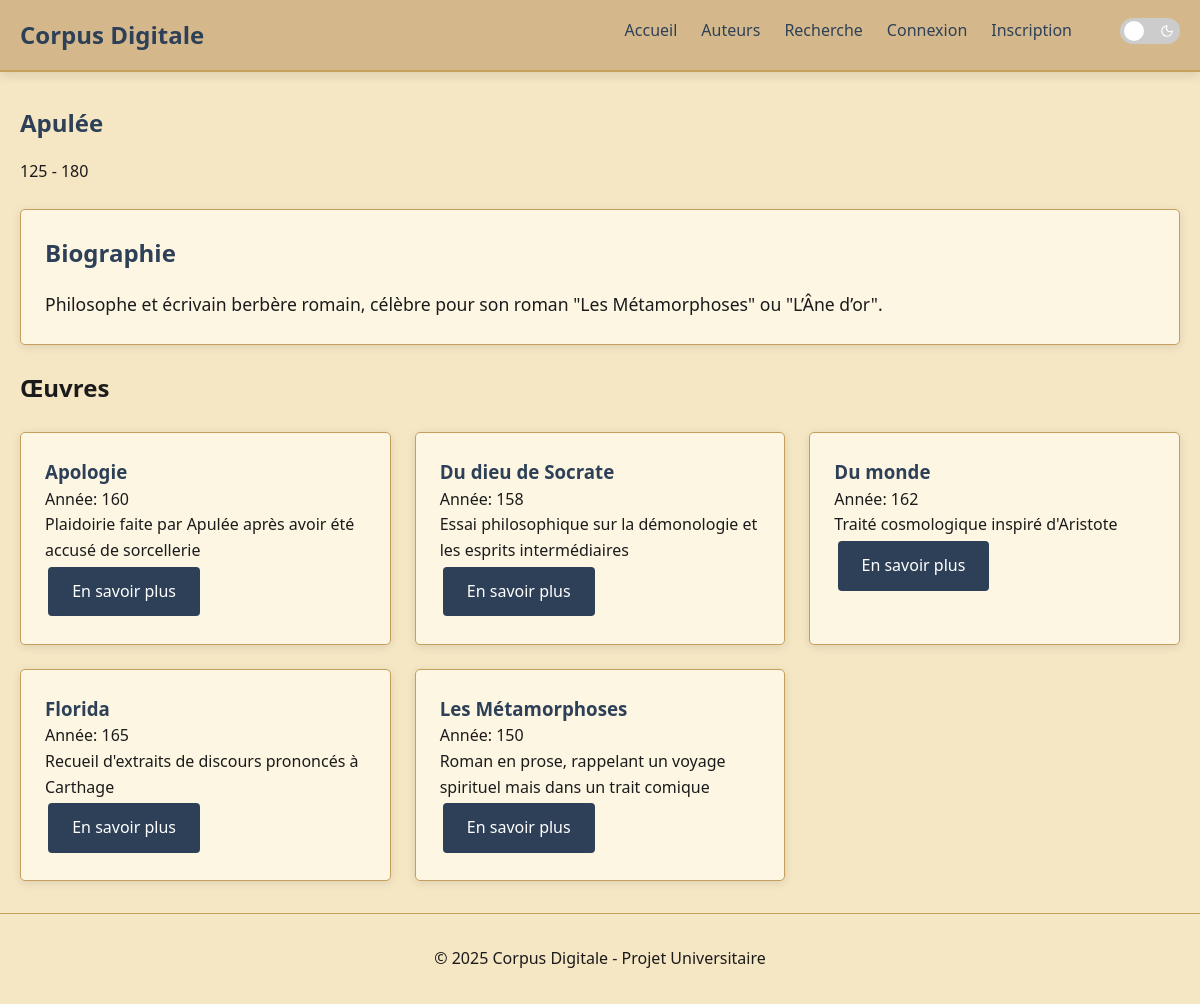
/authors/apulee, run on the app's committed database.
### tables this page shows
CREATE TABLE authors (
    author_id INTEGER PRIMARY KEY AUTO_INCREMENT,
    name VARCHAR(100) NOT NULL,
    url_name VARCHAR(100) NOT NULL UNIQUE,
    image LONGBLOB DEFAULT NULL,
    birth_year INTEGER,
    death_year INTEGER,
    biography TEXT
);

CREATE TABLE books (
    book_id INTEGER PRIMARY KEY AUTO_INCREMENT,
    author_id INTEGER NOT NULL,
    title VARCHAR(255) NOT NULL,
    url_title VARCHAR(255) NOT NULL,
    publication_year INTEGER,
    description TEXT,
    FOREIGN KEY (author_id) REFERENCES authors(author_id)
);

### includes/utils.php (called while the page is built, shortened)
<?php
function getAuthorUrl(string $urlName): string {
    return '/authors/' . $urlName;
}
function getBookUrl(string $authorUrlName, string $bookUrlTitle): string  {
    return getAuthorUrl($authorUrlName) . '/books/' . $bookUrlTitle;
}
function h($text): string {
    return htmlspecialchars($text, ENT_QUOTES, 'UTF-8');
}

### content/author.php (the view, shortened to what this page needs)
<?php
include 'includes/header.php';
$books = [];
$db = getDbConnection();
$query = "SELECT * FROM authors WHERE authors.url_name = :author_name";
$stmt = $db->prepare($query);
$stmt->bindParam(":author_name", $author);
$stmt->execute();
$author_info = $stmt->fetch(PDO::FETCH_ASSOC);
if ($author_info) {
    $author_id = $author_info['author_id'];
    $query = "SELECT * FROM books WHERE author_id = :author_id ORDER BY title";
    $stmt = $db->prepare($query);
    $stmt->bindParam(":author_id", $author_id);
    $stmt->execute();
    while ($row = $stmt->fetch(PDO::FETCH_ASSOC)) {
        $books[] = $row;
    }
} else {
    header("Location: /authors");
    $stmt = null;
    $db = null;
    exit();
}
?>
<div class="container">
    <?php if ($author_info): ?>
        <div class="author-header">
            <div class="author-info">
                <h2 class="card-title"><?php echo h($author_info['name']); ?></h2>
                <p class="author-years">
                    <?php echo ($author_info['birth_year'] ?: '?'); ?> -
                    <?php echo ($author_info['death_year'] ?: '?'); ?>
                </p>
            </div>
        </div>
        <div class="card">
            <h2 class="card-title">Biographie</h2>
            <div class="text-content">
                <?php echo nl2br(h($author_info['biography'])); ?>
            </div>
        </div>
        <h2>Œuvres</h2>
        <?php if (count($books) > 0): ?>
            <div class="book-list">
                <?php foreach ($books as $book): ?>
                    <div class="book-card">
                        <h3><a href="<?=getBookUrl($author, $book['url_title'] ?? $book['book_id']);?>"><?php echo h($book['title']); ?></a></h3>
                        <p>Année: <?php echo ($book['publication_year'] ?: 'Inconnue'); ?></p>
                        <p><?php echo (strlen($book['description']) > 100 ? substr(h($book['description']), 0, 100) . '...' : h($book['description'])); ?></p>
                        <a href="<?=getBookUrl($author, $book['url_title'] ?? $book['book_id']);?>" class="btn">En savoir plus</a>
                    </div>
                <?php endforeach; ?>
            </div>
        <?php else: ?>
            <p>Aucun livre trouvé.</p>
        <?php endif; ?>
    <?php else: ?>
        <p>Auteur non trouvé.</p>
    <?php endif; ?>
</div>
<?php
include 'includes/footer.php';
?>

### router.php (shortened to what this page needs)
<?php
$requestUri = $_SERVER['REQUEST_URI'];
class Router {
    private $routes = [];
    public function addRoute(string $method, string $path, $handler): Router {
        $this->routes[] = [
            'method' => $method,
            'path' => $path,
            'handler' => $handler
        ];
        return $this;
    }
    public function setNotFoundHandler(callable $handler): Router {
        return $this;
    }
    public function handleRequest(string $requestMethod, string $requestPath): bool {
        try {
            $requestPath = parse_url($requestPath, PHP_URL_PATH);
            $requestPath = trim($requestPath, '/');
            foreach ($this->routes as $route) {
                $pattern = $this->convertRouteToPattern($route['path']);
                if (preg_match($pattern, $requestPath, $matches)) {
                    array_shift($matches);
                    return $this->executeHandler($route['handler'], $matches);
                }
            }
            return false;
        } catch (Throwable $e) {
            header("HTTP/1.0 500 Internal Server Error");
            ob_clean();
            if (isset($_SERVER['HTTP_ACCEPT']) && strpos($_SERVER['HTTP_ACCEPT'], 'application/json') !== false) {
                header('Content-Type: application/json');
                echo json_encode(['error' => 'Internal Server Error', 'message' => $e->getMessage()]);
            } else {
                ob_clean();
                include "errors/500.php";
            }
            return false;
        }
    }
    private function convertRouteToPattern(string $route): string {
        $route = preg_replace('~\{([^/]+)}~', '([^/]+)', $route);
        return '~^' . $route . '$~';
    }
    private function executeHandler($handler, array $params = []): bool {
        if (is_callable($handler)) {
            return $handler(...$params) !== false;
        } elseif (is_string($handler) && file_exists($handler)) {
            extract($params, EXTR_SKIP);
            include $handler;
            return true;
        } elseif (is_array($handler) && count($handler) === 2) {
            $file = $handler[0];
            $variables = $handler[1];
            foreach ($variables as $key => $value) {
                if (is_string($value) && substr($value,0, 1) === '$') {
                    $index = (int)substr($value, 1) - 1;
                    if (isset($params[$index])) {
                        $variables[$key] = $params[$index];
                    }
                }
            }
            extract($variables, EXTR_SKIP);
            require $file;
            return true;
        }
        return false;
    }
}
$router = new Router();
$router->addRoute('GET', '', 'index.php')
    ->addRoute('GET', 'index', 'index.php')
    ->addRoute('GET', 'index.php', 'index.php')
    ->addRoute('GET', 'search', 'research/search.php')
    ->addRoute('GET', 'authors', 'research/authors.php')
    ->addRoute('GET', 'authors/{author}', ['content/author.php', ['author' => '$1']])
    ->addRoute('GET', 'authors/{author}/books/{book}', ['content/book.php', ['author' => '$1', 'book' => '$2']])
    ->addRoute('GET', 'authors/{author}/books/{book}/chapters/{chapter}', ['content/chapter.php', ['author' => '$1', 'book' => '$2', 'chapter' => '$3']])
    ->addRoute('GET', 'suggestions/suggest', 'content/suggestions/suggest.php')
    ->addRoute('GET', 'suggestions/my/suggestions', 'content/suggestions/my-suggestions.php')
    ->addRoute('GET', 'suggestions/{suggestionId}/view', ['content/suggestions/view.php', ['suggestionId' => '$1']])
    ->addRoute('GET', 'suggestions/{suggestionId}/edit', ['content/suggestions/edit.php', ['suggestionId' => '$1']]);
$router->addRoute('GET', 'auth/login', 'account_related/login.php')
    ->addRoute('POST', 'auth/login', 'account_related/login.php')
    ->addRoute('GET', 'auth/register', 'account_related/register.php')
    ->addRoute('POST', 'auth/register', 'account_related/register.php')
    ->addRoute('GET', 'auth/logout', 'account_related/logout.php')
    ->addRoute('GET', 'account', 'account_related/account.php')
    ->addRoute('POST', 'account', 'account_related/account.php');
$router->addRoute('GET', 'api/authors', function() {
    header('Content-Type: application/json');
    include 'api/authors.php';
})
    ->addRoute('GET', 'api/books', function() {
        header('Content-Type: application/json');
        include 'api/books.php';
    })
    ->addRoute('GET', 'api/search', function() {
        header('Content-Type: application/json');
        include 'api/search.php';
    })
    ->addRoute('POST', 'api/suggest', function() {
        header('Content-Type: application/json');
        include 'api/suggestions/suggest.php';
    })
    ->addRoute('POST', 'api/suggestions/edit', function() {
        header('Content-Type: application/json');
        include 'api/suggestions/edit.php';
    })
    ->addRoute('GET', 'api/suggestion-details', function() {
        header('Content-Type: application/json');
        include 'api/suggestion-details.php';
    })
    ->addRoute('GET', 'api/author-image', function() {
        header('Content-Type: application/json');
        include 'api/author-image.php';
    })
    ->addRoute('POST', 'api/suggestions/approve', function() {
        header('Content-Type: application/json');
        include 'api/suggestions/approve.php';
    })
    ->addRoute('POST', 'api/suggestions/reject', function() {
        header('Content-Type: application/json');
        include 'api/suggestions/reject.php';
    })
    ->addRoute('POST', 'api/suggestions/update-notes', function() {
        header('Content-Type: application/json');
        include 'api/suggestions/updateNotes.php';
    });
$router->addRoute('GET', 'admin/dashboard', 'admin/dashboard.php')
    ->addRoute('GET', 'admin/users', 'admin/users.php')
    ->addRoute('GET', 'admin/suggestions', 'admin/suggestions.php');
$router->setNotFoundHandler(function() {
    header("HTTP/1.0 404 Not Found");
    include 'errors/404.php';
});
$router->handleRequest($_SERVER['REQUEST_METHOD'], $requestUri);

### includes/header.php (shortened to what this page needs)
<?php
require_once 'includes/utils.php';
$loggedIn = isset($_SESSION['user']);
$isAdmin = $loggedIn && isset($_SESSION['user']) && $_SESSION['user']['is_admin'];
?>
<!DOCTYPE html>
<html lang="fr">
<head>
    <link rel="stylesheet" href="/assets/css/style.css">
</head>
<body>
    <header>
        <div class="container">
            <div class="logo">
                <h1><a onclick='window.location.href="/"'>Corpus Digitale</a></h1>
            </div>
            <nav id="mainNav">
                <ul>
                    <li><a onclick='window.location.href="/index"'>Accueil</a></li>
                    <li><a onclick='window.location.href="/authors"'>Auteurs</a></li>
                    <li><a onclick='window.location.href="/search"'>Recherche</a></li>
                    <?php if ($loggedIn): ?>
                        <li><a onclick='window.location.href="/suggestions/my/suggestions"'>Suggestions</a></li>
                        <?php if ($isAdmin): ?>
                            <li><a onclick='window.location.href="/admin/dashboard"'>Admin</a></li>
                        <?php endif; ?>
                        <li><a onclick='window.location.href="/account"'><?php echo h($_SESSION['user']["username"]); ?></a></li>
                        <li><a onclick='window.location.href="/auth/logout"'>Déconnexion</a></li>
                    <?php else: ?>
                        <li><a onclick='window.location.href="/auth/login"'>Connexion</a></li>
                        <li><a onclick='window.location.href="/auth/register"'>Inscription</a></li>
                    <?php endif; ?>
                    <li class="dark-mode-container">
                        <label class="dark-mode-toggle">
                            <span class="slider">
                                <i data-lucide="sun" class="icon-light"></i>
                                <i data-lucide="moon" class="icon-dark"></i>
                            </span>
                        </label>
                    </li>
                </ul>
            </nav>
        </div>
    </header>
    <main>

### includes/footer.php (shortened to what this page needs)
</main>
    <footer>
        <div class="container">
            <p>&copy; <?php echo date("Y"); ?> Corpus Digitale - Projet Universitaire</p>
        </div>
    </footer>
</body>
</html>

### assets/css/style.css (style rules this page uses)
:root { --primary-color: #2E4057; --secondary-color: #C4A05C; --text-color: #1B1B1B; --light-color: #F5E6C4; --accent-color: #9B2C2C; --danger-color: #B22222; --success-color: #4A7C59; --card-bg: #FDF6E3; --border-color: #C4A05C; --shadow-color: #0000001a; --header-bg: #D4B88B; }
* { margin: 0; padding: 0; box-sizing: border-box; }
body { font-family: 'Segoe UI', Tahoma, Geneva, Verdana, sans-serif; line-height: 1.6; color: var(--text-color); background-color: var(--light-color); }
a { color: var(--primary-color); text-decoration: none; cursor: pointer; }
.container { max-width: 1200px; margin: 0 auto; padding: 0 20px; }
header { background-color: var(--header-bg); box-shadow: 0 4px 10px var(--shadow-color); padding: 1rem 0; border-bottom: 2px solid var(--border-color); }
header .container { display: flex; justify-content: space-between; align-items: center; position: relative; }
.logo h1 { font-size: 1.5rem; font-weight: 700; }
.logo a { color: var(--primary-color); }
main { min-height: calc(100vh - 160px); padding: 2rem 0; }
footer { background-color: var(--light-color); border-top: 1px solid var(--border-color); padding: 2rem 0; text-align: center; }
nav ul { display: flex; list-style: none; }
nav li { margin-left: 1.5rem; }
.dark-mode-container { display: flex; align-items: center; }
.dark-mode-toggle { position: relative; display: inline-block; width: 60px; height: 26px; margin-left: 1.5rem; }
.slider { position: absolute; cursor: pointer; top: 0; left: 0; right: 0; bottom: 0; background-color: #ccc; transition: .4s; border-radius: 34px; display: flex; align-items: center; justify-content: space-between; padding: 0 4px; }
.slider:before { position: absolute; content: ""; height: 20px; width: 20px; left: 4px; bottom: 3px; background-color: white; transition: .4s; border-radius: 50%; z-index: 2; }
.icon-light, .icon-dark { width: 14px; height: 14px; color: white; z-index: 1; }
.icon-light { margin-left: 2px; }
.icon-dark { margin-right: 2px; }
.card { background-color: var(--card-bg); border-radius: 5px; border: 1px solid var(--border-color); box-shadow: 0 2px 10px var(--shadow-color); padding: 1.5rem; margin-bottom: 1.5rem; }
.card-title { font-size: 1.5rem; margin-bottom: 1rem; color: var(--primary-color); }
.author-list, .book-list { margin-top: 1.5rem; display: grid; grid-template-columns: repeat(auto-fill, minmax(300px, 1fr)); gap: 1.5rem; }
.author-card, .book-card { background-color: var(--card-bg); border-radius: 5px; border: 1px solid var(--border-color); box-shadow: 0 2px 10px var(--shadow-color); padding: 1.5rem; transition: transform 0.2s; }
.author-header { display: flex; flex-direction: column; align-items: center; margin-bottom: 25px; }
label { display: block; margin-bottom: 0.5rem; font-weight: 600; }
button, .btn { display: inline-block; background-color: var(--primary-color); color: white; padding: 0.75rem 1.5rem; border: none; border-radius: 4px; cursor: pointer; font-size: 1rem; text-align: center; margin: 0.2rem; }
.text-content { line-height: 1.8; font-size: 1.1rem; }
@media (min-width: 768px) { .author-header { flex-direction: row; align-items: center; } }

### data on the page
authors: name "Apulée", birth_year "125", death_year "180", biography "Philosophe et écrivain berbère romain, célèbre pour son roman \"Les Métamorphoses\" ou \"L’Âne d’or\"."
books: title "Apologie", publication_year "160", description "Plaidoirie faite par Apulée après avoir été accusé de sorcellerie"
books: title "Du dieu de Socrate", publication_year "158", description "Essai philosophique sur la démonologie et les esprits intermédiaires"
books: title "Du monde", publication_year "162", description "Traité cosmologique inspiré d'Aristote"
books: title "Florida", publication_year "165", description "Recueil d'extraits de discours prononcés à Carthage"
books: title "Les Métamorphoses", publication_year "150", description "Roman en prose, rappelant un voyage spirituel mais dans un trait comique"
